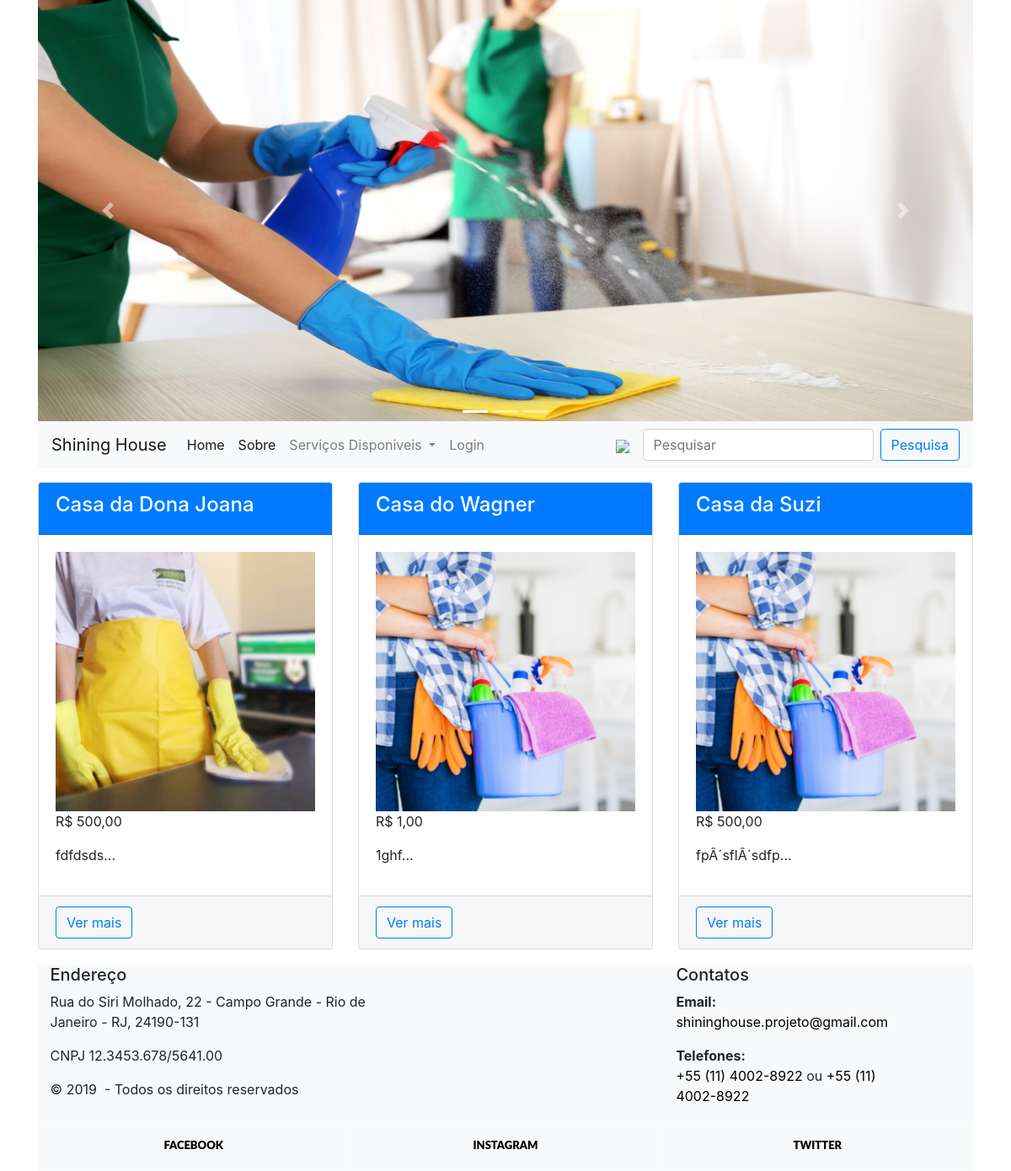
Page /pesquisa.php?q=domestico on the committed database.
### tables this page shows
CREATE TABLE `produto` (
  `idproduto` int(11) NOT NULL,
  `titulo` varchar(50) NOT NULL,
  `descricao` longtext NOT NULL,
  `preco` float NOT NULL,
  `totalavaliacao` int(11) NOT NULL,
  `somaavaliacao` int(11) NOT NULL,
  `imagem` varchar(50) NOT NULL,
  `categoria` varchar(30) NOT NULL
);

### pesquisa.php (the view, shortened to what this page needs)
<?php
   $q = $_GET['q'];
   include "banco.php";
   include "anterior.php";
    $query = "select * from produto where titulo like '%$q%' or descricao like '%$q%' or categoria like '%$q%'";
    $exec = mysqli_query($con, $query);
    echo "<div class='row'>";
    while($p = mysqli_fetch_array($exec)){
      $titulo = $p['titulo'];
      $iproduto = $p['idproduto'];
      $preco = $p['preco'];
      $preco = number_format($preco, 2,',','.');
      $imagem = $p['imagem'];
      $descricao = $p['descricao'];
      $descricao = substr($descricao,0,50);
      echo "
       <div class='col-xs-12 col-md-6 col-lg-4 mt-3'>
           <div class='card'>
               <div class='card-header bg-primary text-white'>
               <h4>$titulo</h4>
           </div>
           <div class='card-body'>
               <img src='produtos/$imagem' style='width:100%' />
               <p>R$ $preco </p>
               <p>$descricao...</p>
           </div>
           <div class='card-footer'>
               <a href='produto.php?id=$iproduto' class='btn btn-outline-primary'>
               Ver mais
               </a>
              <!--- <a href='carrinho.php?id=$iproduto' class='btn btn-outline-danger'>
               Adicionar ao carrinho
               </a> --->
            </div>
          </div>
       </div>
      ";
    }
    echo "</div>";
    include "posterior.php";
?>

### anterior.php (shortened to what this page needs)
<!doctype html>
<html lang="pt-br">
<head>
  <link rel="stylesheet" href="https://stackpath.bootstrapcdn.com/bootstrap/4.1.3/css/bootstrap.min.css">
  <link rel="stylesheet" href="https://maxcdn.bootstrapcdn.com/bootstrap/4.3.1/css/bootstrap.min.css">
</head>
<body>
  <div class="container">
    <header>
      <div id="demo" class="carousel slide" data-ride="carousel">
        <ul class="carousel-indicators">
          <li data-target="#demo" data-slide-to="0" class="active"></li>
          <li data-target="#demo" data-slide-to="1"></li>
          <li data-target="#demo" data-slide-to="2"></li>
        </ul>
        <div class="carousel-inner">
          <div class="carousel-item active">
            <img src="imagem/n11.jpg" alt="Los Angeles" width="1200" height="500">
            <div class="carousel-caption">
            </div>
          </div>
        </div>
        <a class="carousel-control-prev" href="#demo" data-slide="prev">
          <span class="carousel-control-prev-icon"></span>
        </a>
        <a class="carousel-control-next" href="#demo" data-slide="next">
          <span class="carousel-control-next-icon"></span>
        </a>
      </div>
    </header>
    <nav>
      <?php
      include "menu.php";
      ?>
    </nav>
    <section>

### menu.php (shortened to what this page needs)
<nav class="navbar navbar-expand-lg navbar-light bg-light">
  <a class="navbar-brand" href="#">Shining House</a>
  <div class="collapse navbar-collapse" id="navbarSupportedContent">
    <ul class="navbar-nav mr-auto d-flex">
      <li class="nav-item active">
        <a class="nav-link" href="index.php">Home <span class="sr-only">(current)</span></a>
      </li>
      <li class="nav-item active">
        <a class="nav-link" href="sobre.php">Sobre <span class="sr-only">(current)</span></a>
      </li>
      <li class="nav-item dropdown">
        <a class="nav-link dropdown-toggle" href="#" id="navbarDropdown" role="button" data-toggle="dropdown" aria-haspopup="true" aria-expanded="false">
          Serviços Disponiveis
        </a>
        <?php
        if (empty($_COOKIE['nivel'])) {
          ?>
      <li class="nav-item">
        <a href="#" data-toggle="modal" data-target="#exampleModal" class="nav-link">Login</a>
      </li>
    <?php } ?>
    </ul>
    <form class="form-inline my-2 my-lg-0" action="pesquisa.php" method="get">
    <a class="nav-link"  href="minichat.php"><img src="imagem/chat.png" width="28px"></a>
      <input class="form-control mr-sm-2" type="search" placeholder="Pesquisar" aria-label="Search" name="q">
      <button class="btn btn-outline-primary my-2 my-sm-0" type="submit">Pesquisa</button>
    </form>
  </div>
</nav>

### posterior.php (shortened to what this page needs)
</section>
        </div>
        </body>
        </html>
        <footer>
        <nav>
      <?php
      include "rodape.php";
      ?>
    </nav>
        </footer>

### rodape.php (shortened to what this page needs)
<div class="rodape ">
  <footer class="section footer-classic context-light bg-light" style="background: #2d3246;">
    <div class="container">
      <div class="row row-30">
        <div class="col-md-4 col-xl-5">
          <div class="pr-xl-4"><a class="brand"></a>
            <h5>Endereço</h5>
            <p>Rua do Siri Molhado, 22 - Campo Grande - Rio de Janeiro - RJ, 24190-131</p>
            <p>CNPJ 12.3453.678/5641.00 </p>
            <p class="rights"><span>© </span><span class="copyright-year">2019</span><span> </span> - <span>Todos os direitos reservados</span><span> </span></p>
          </div>
        </div>
        <div class="col-md-3">
          <h5>Contatos</h5>
          <dl class="contact-list">
            <dt>Email:</dt>
            <dd><a href="mailto:#">shininghouse.projeto@gmail.com</a></dd>
          </dl>
          <dl class="contact-list">
            <dt>Telefones:</dt>
            <dd><a href="tel:#">+55 (11) 4002-8922</a> <span>ou</span> <a href="tel:#">+55 (11) 4002-8922</a>
            </dd>
          </dl>
        </div>
      </div>
    </div>
    <div class="row no-gutters social-container">
      <div class="col"><a class="social-inner" href="https://www.facebook.com/marcio.home.39" target="_blank"><span class="icon mdi mdi-facebook"></span><span>Facebook</span></a></div>
      <div class="col"><a class="social-inner" href="https://www.instagram.com/shininghouseinsta/" target="_blank"><span class="icon mdi mdi-instagram" target="_blank"></span><span>instagram</span></a></div>
      <div class="col"><a class="social-inner" href="https://twitter.com/shininghouse1" target="_blank"><span class="icon mdi mdi-twitter"></span><span>twitter</span></a></div>
    </div>
  </footer>
</div>

### rodape.php (style rules this page uses)
.rodape { width: 1111px; left: 156px; margin: 18px auto 0 auto; height: 50px; }
.context-dark, .bg-gray-dark, .bg-primary { color: rgba(255, 255, 255, 0.8); }
.col-md-3 { left: 280px; }
.footer-classic a, .footer-classic a:focus, .footer-classic a:active { color: #000000; }
ul, ol { list-style: none; padding: 0; margin: 0; }
.social-inner { display: flex; flex-direction: column; align-items: center; width: 100%; padding: 23px; font: 900 13px/1 "Lato", -apple-system, BlinkMacSystemFont, "Segoe UI", Roboto, "Helvetica Neue", Arial, sans-serif; text-transform: uppercase; color: rgba(255, 255, 255, 0.5); }
.social-container .col { border: 1px solid rgba(255, 255, 255, 0.1); }

### rows in the picture
produto: titulo "Casa da Dona Joana", imagem (picture), preco "500,00", descricao "fdfdsds"
produto: titulo "Casa do Wagner", imagem (picture), preco "1,00", descricao "1ghf"
produto: titulo "Casa da Suzi", imagem (picture), preco "500,00", descricao "fpÂ´sflÂ´sdfp"
